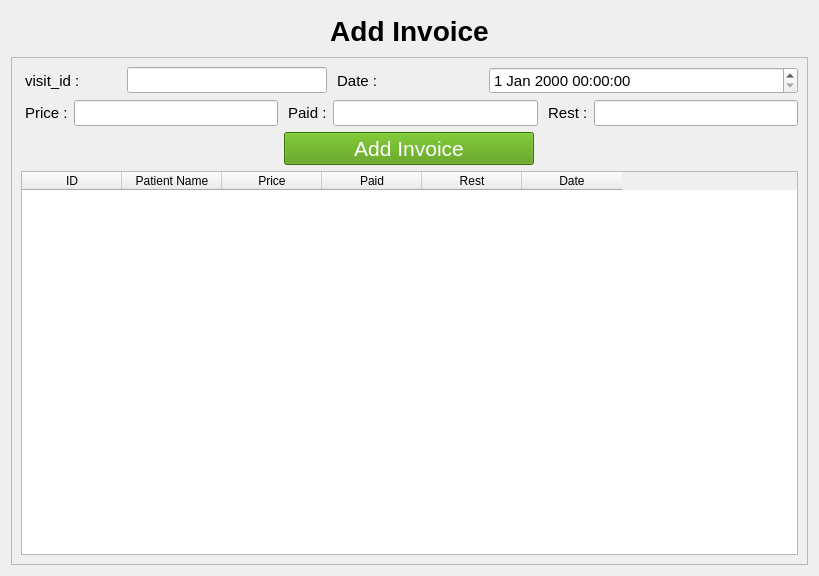
<?xml version="1.0" encoding="UTF-8"?>
<ui version="4.0">
 <class>Form</class>
 <widget class="QWidget" name="Form">
  <property name="geometry">
   <rect>
    <x>0</x>
    <y>0</y>
    <width>819</width>
    <height>576</height>
   </rect>
  </property>
  <property name="windowTitle">
   <string>Add Invoice</string>
  </property>
  <property name="windowIcon">
   <iconset>
    <normaloff>icons/005-add.png</normaloff>icons/005-add.png</iconset>
  </property>
  <layout class="QVBoxLayout" name="verticalLayout_3">
   <item>
    <widget class="QPushButton" name="pushButton_2">
     <property name="font">
      <font>
       <pointsize>21</pointsize>
       <weight>75</weight>
       <bold>true</bold>
      </font>
     </property>
     <property name="text">
      <string>Add Invoice</string>
     </property>
     <property name="icon">
      <iconset>
       <normaloff>icons/005-add.png</normaloff>icons/005-add.png</iconset>
     </property>
     <property name="iconSize">
      <size>
       <width>30</width>
       <height>30</height>
      </size>
     </property>
     <property name="flat">
      <bool>true</bool>
     </property>
    </widget>
   </item>
   <item>
    <widget class="QScrollArea" name="scrollArea">
     <property name="font">
      <font>
       <pointsize>11</pointsize>
      </font>
     </property>
     <property name="widgetResizable">
      <bool>true</bool>
     </property>
     <widget class="QWidget" name="scrollAreaWidgetContents">
      <property name="geometry">
       <rect>
        <x>0</x>
        <y>0</y>
        <width>795</width>
        <height>494</height>
       </rect>
      </property>
      <layout class="QVBoxLayout" name="verticalLayout_2">
       <item>
        <layout class="QVBoxLayout" name="verticalLayout">
         <item>
          <layout class="QHBoxLayout" name="horizontalLayout">
           <item>
            <widget class="QLabel" name="label_3">
             <property name="maximumSize">
              <size>
               <width>100</width>
               <height>16777215</height>
              </size>
             </property>
             <property name="font">
              <font>
               <pointsize>11</pointsize>
              </font>
             </property>
             <property name="text">
              <string> visit_id :</string>
             </property>
            </widget>
           </item>
           <item>
            <widget class="QLineEdit" name="lineEdit_2">
             <property name="maximumSize">
              <size>
               <width>200</width>
               <height>16777215</height>
              </size>
             </property>
             <property name="readOnly">
              <bool>true</bool>
             </property>
            </widget>
           </item>
           <item>
            <widget class="QLabel" name="label">
             <property name="maximumSize">
              <size>
               <width>150</width>
               <height>16777215</height>
              </size>
             </property>
             <property name="text">
              <string> Date :</string>
             </property>
            </widget>
           </item>
           <item>
            <widget class="QDateTimeEdit" name="dateTimeEdit"/>
           </item>
          </layout>
         </item>
         <item>
          <layout class="QHBoxLayout" name="horizontalLayout_7">
           <item>
            <widget class="QLabel" name="label_2">
             <property name="maximumSize">
              <size>
               <width>80</width>
               <height>16777215</height>
              </size>
             </property>
             <property name="text">
              <string> Price :</string>
             </property>
            </widget>
           </item>
           <item>
            <widget class="QLineEdit" name="lineEdit"/>
           </item>
           <item>
            <widget class="QLabel" name="label_4">
             <property name="text">
              <string> Paid :</string>
             </property>
            </widget>
           </item>
           <item>
            <widget class="QLineEdit" name="lineEdit_3"/>
           </item>
           <item>
            <widget class="QLabel" name="label_5">
             <property name="text">
              <string> Rest :</string>
             </property>
            </widget>
           </item>
           <item>
            <widget class="QLineEdit" name="lineEdit_4"/>
           </item>
          </layout>
         </item>
        </layout>
       </item>
       <item>
        <layout class="QHBoxLayout" name="horizontalLayout_8">
         <item>
          <widget class="QPushButton" name="addrecord">
           <property name="maximumSize">
            <size>
             <width>250</width>
             <height>1000</height>
            </size>
           </property>
           <property name="font">
            <font>
             <pointsize>16</pointsize>
             <weight>50</weight>
             <bold>false</bold>
            </font>
           </property>
           <property name="styleSheet">
            <string notr="true">background-color: rgb(78, 154, 6);
color: rgb(255, 255, 255);</string>
           </property>
           <property name="text">
            <string>Add Invoice</string>
           </property>
          </widget>
         </item>
        </layout>
       </item>
       <item>
        <layout class="QHBoxLayout" name="horizontalLayout_2">
         <item>
          <widget class="QTableWidget" name="tableWidget">
           <property name="styleSheet">
            <string notr="true">border-color: rgb(152, 152, 152);</string>
           </property>
           <column>
            <property name="text">
             <string>ID</string>
            </property>
           </column>
           <column>
            <property name="text">
             <string>Patient Name</string>
            </property>
           </column>
           <column>
            <property name="text">
             <string>Price</string>
            </property>
           </column>
           <column>
            <property name="text">
             <string>Paid</string>
            </property>
           </column>
           <column>
            <property name="text">
             <string>Rest</string>
            </property>
           </column>
           <column>
            <property name="text">
             <string>Date</string>
            </property>
           </column>
          </widget>
         </item>
        </layout>
       </item>
      </layout>
     </widget>
    </widget>
   </item>
  </layout>
 </widget>
 <resources/>
 <connections/>
</ui>
